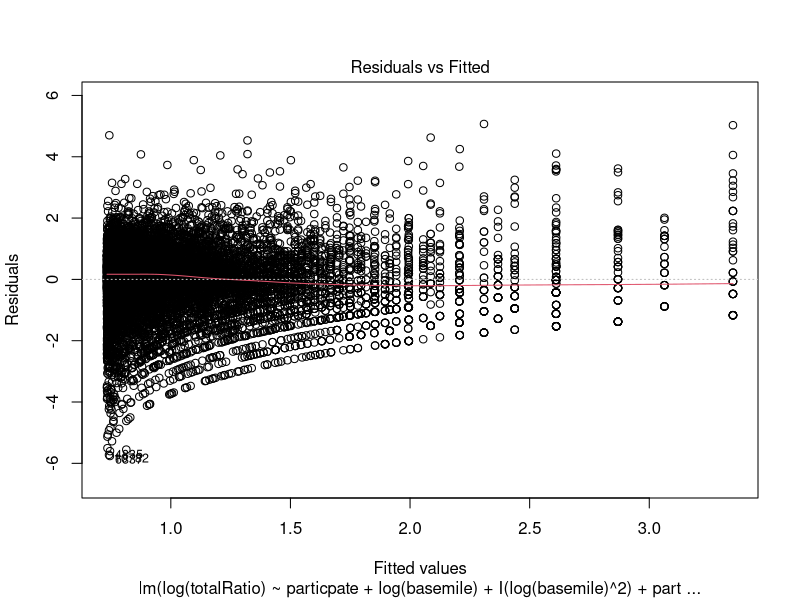
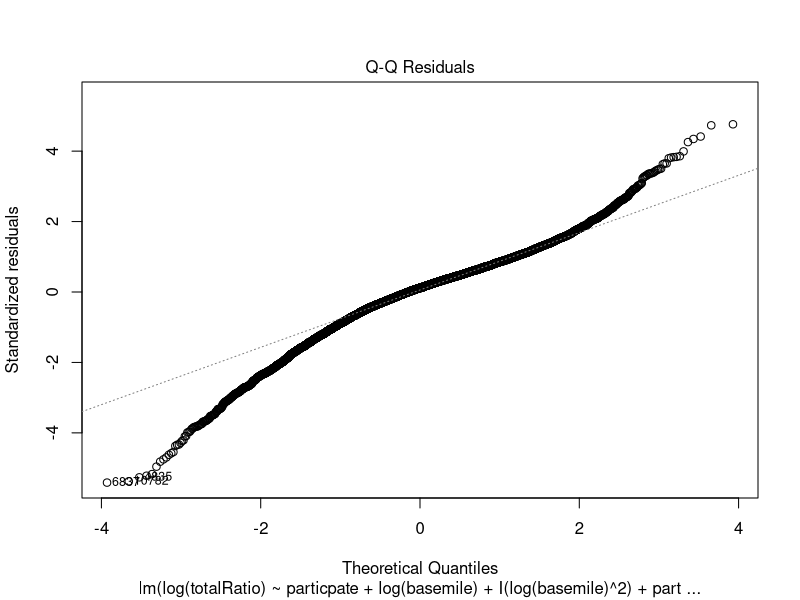
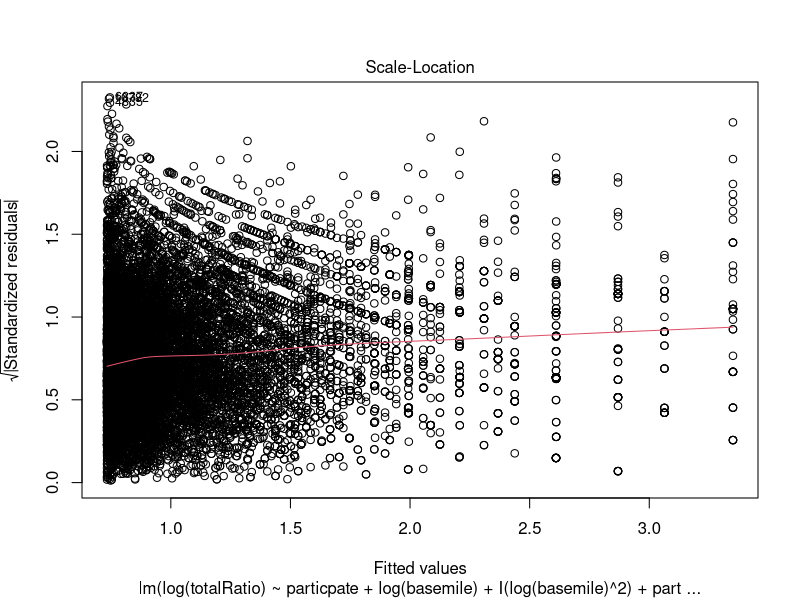
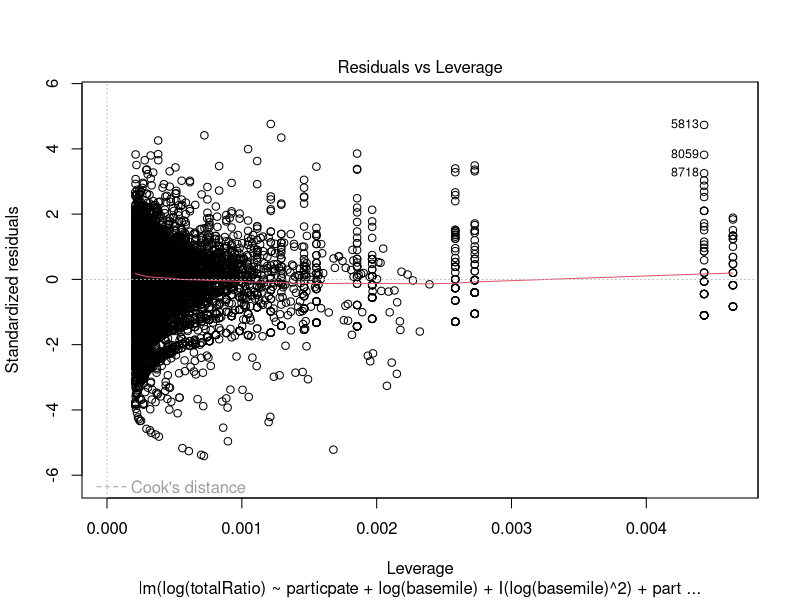
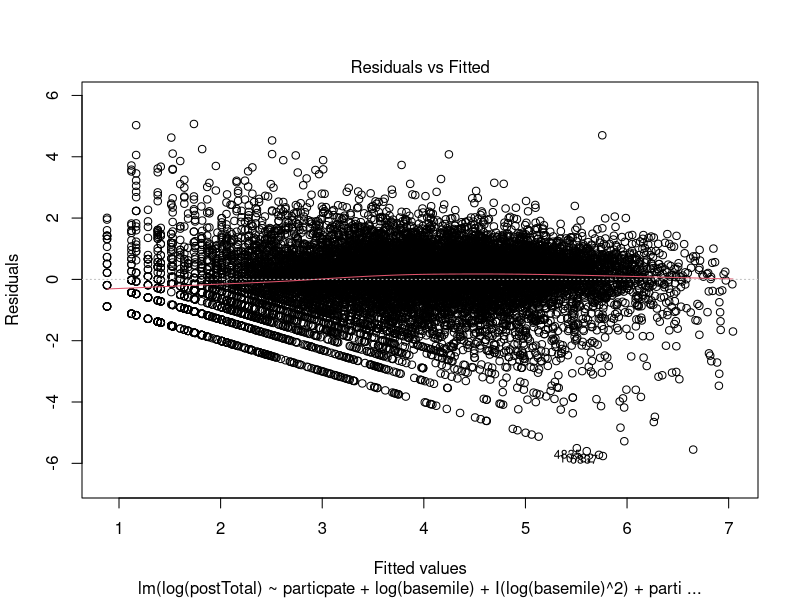
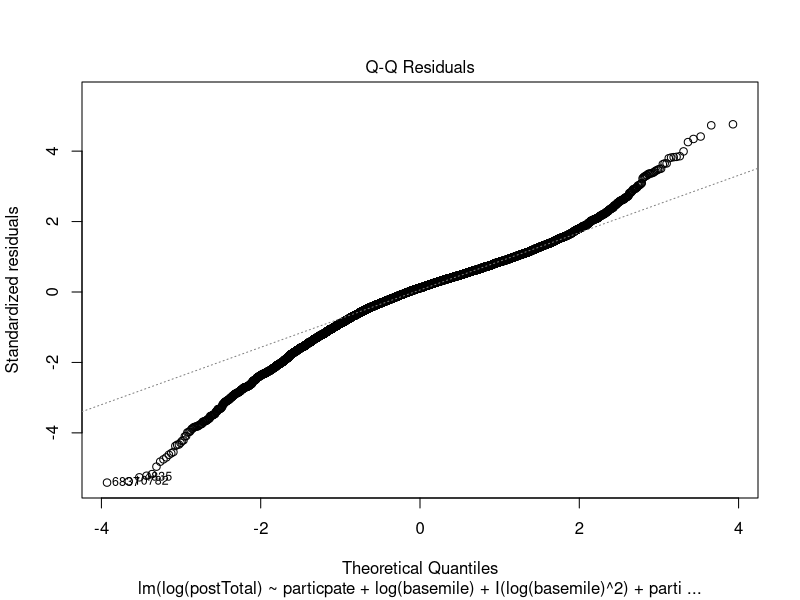
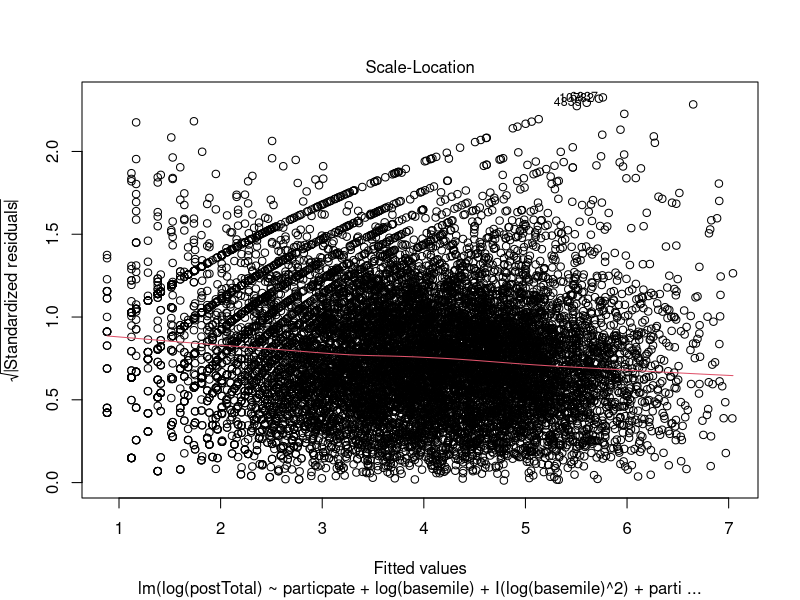
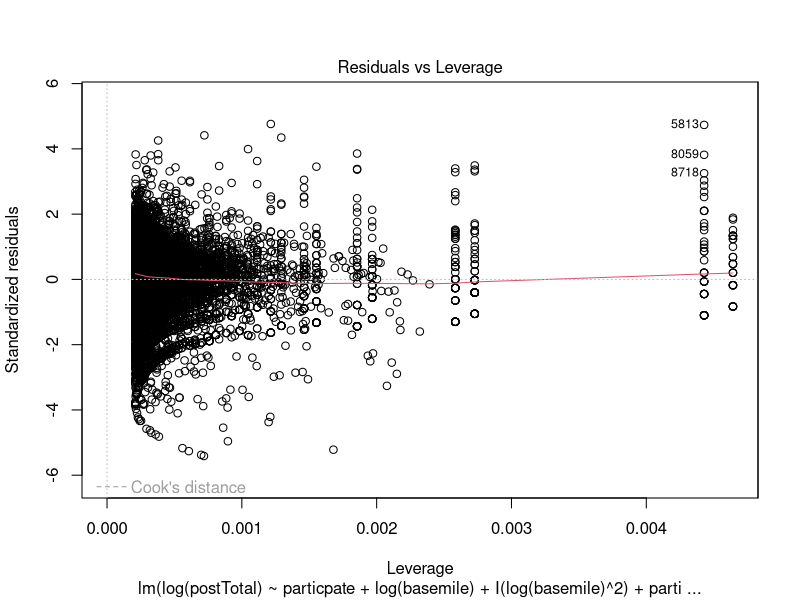

Generate these figures, in order, with R:
library(car);


purchase=read.csv("party.csv")
head(purchase,20)
attach(purchase)

purchase$postTotal = mile1 + mile2 + mile3 + mile4;
purchase$totalRatio = (purchase$postTotal)/(basemile);

# model1 = lm(mile1~log(1+particpate)+log(1+elaboration)+prefood+
#      pregas+   prebank+  preretail+preother+ Rfreq + mile2 + mile3 +mile4)

# vif(model1);

# hist(purchase$basemile)
# hist(purchase$prefood)
# hist(purchase$pregas)
# hist(purchase$prebank)
# hist(purchase$preretail)
# hist(purchase$preother)
# hist(purchase$Rfreq)
# hist(purchase$elaboration)

# plot(data.frame(purchase$Rfreq, log(purchase$basemile+1)))
# plot(data.frame(purchase$Rfreq, purchase$basemile))

# cor(purchase)

library(sqldf);

# ownMiles = sqldf("SELECT mile1, mile2, mile3, mile4, prefood, prebank, particpate, elaboration, postTotal, basemile FROM purchase WHERE basemile > 0 AND basemile < 25000");
# plot(ownMiles)
# cor(ownMiles)
# summary(lm(postTotal~basemile+particpate, ownMiles))

# ownMiles = sqldf("SELECT mile1, 1/mile2 FROM purchase WHERE mile1 > 0 AND mile2 >0 ");
# plot(ownMiles)
# cor(ownMiles)

# check = sqldf("SELECT COUNT(*) FROM purchase WHERE postTotal >= 25000 OR basemile >= 25000");
# check

# check = sqldf("SELECT COUNT(*) FROM purchase WHERE particpate = 1 AND (postTotal = 0 OR basemile = 0)");
# check

# check = sqldf("SELECT COUNT(*) FROM purchase WHERE particpate = 1 AND (basemile = 0)");
# check

# check = sqldf("SELECT COUNT(*) FROM purchase");
# check

purchase2 = sqldf("SELECT * FROM purchase WHERE postTotal > 0 AND basemile > 0");
head(purchase2)
model2=lm(log(totalRatio) ~ particpate+log(basemile)+I(log(basemile)^2)+particpate:log(basemile), purchase2);
summary(model2);
plot(model2);

model3=lm(log(postTotal) ~ particpate+log(basemile)+I(log(basemile)^2)+particpate:log(basemile), purchase2);
summary(model3);
plot(model3);
